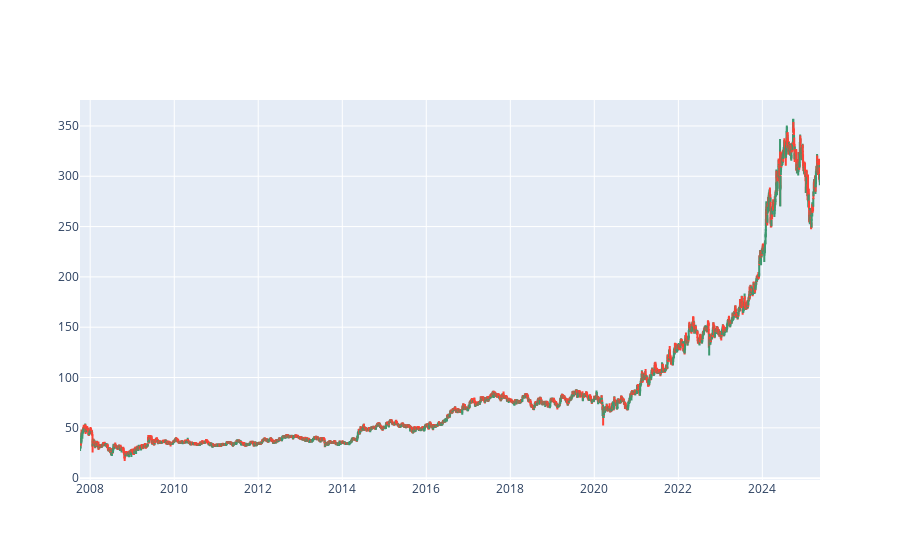

Here is the notebook cell this chart was saved with:
### Code cell
# Candlesticks 
import plotly.graph_objects as go

fig = go.Figure(data=[go.Candlestick(x = data01['Date'], open = data01['Open'], 
                                    high = data01['High'],
                                    low = data01['Low'], 
                                    close = data01['Close'])])
fig.update_layout(xaxis_rangeslider_visible=False)
fig.show()

### Figure 1 — Plotly figure (JSON) as saved in the notebook; plotly's stock layout.template omitted (floating-point values rounded to 4 significant figures; data arrays with more than 128 entries replaced by an {"elided": "..."} marker saying what was removed)
{"data": [{"close": {"elided": "4341 str values"}, "high": {"elided": "4341 str values"}, "low": {"elided": "4341 str values"}, "open": {"elided": "4341 str values"}, "type": "candlestick", "x": {"elided": "4341 str values"}}], "layout": {"xaxis": {"rangeslider": {"visible": false}}}}
